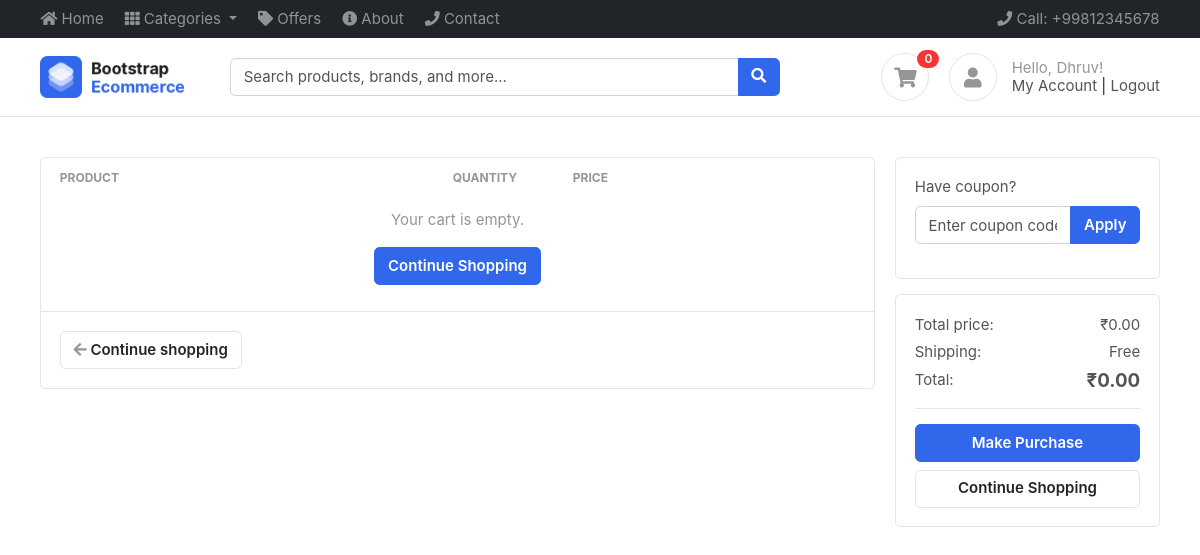
The app's page /cart/ (signed in), older data.
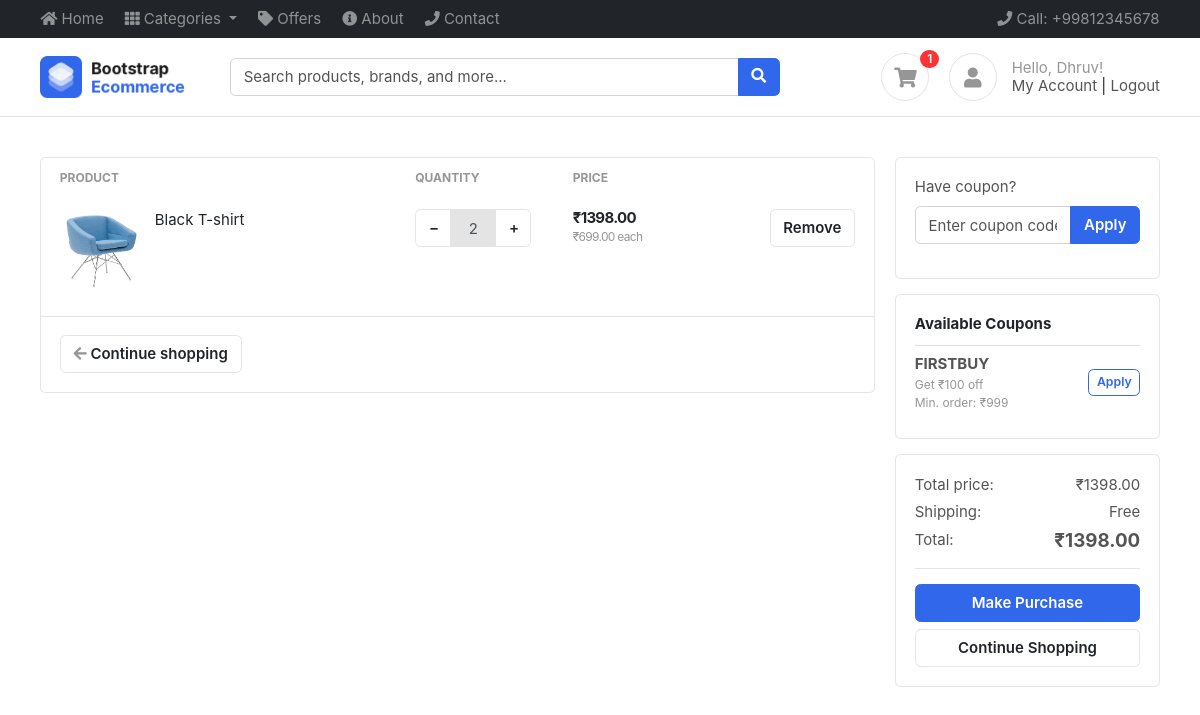
The same page, newer data.
### cart/models.py (models this page shows, shortened)
class Cart(BaseModel):
    user = models.ForeignKey(User, on_delete=models.CASCADE, null=True, blank=True, related_name="carts")
    is_paid = models.BooleanField(default=False)
    coupon = models.ForeignKey('Coupon', on_delete=models.SET_NULL, null=True, blank=True)
    def get_cart_total(self):
        cart_items = self.cart_items.all()
        total = 0
        for cart_item in cart_items:
            total += cart_item.get_product_price()
        return total
    def get_cart_total_after_discount(self):
        total = self.get_cart_total()
        if self.coupon and self.coupon.is_valid(total):
            discount = self.coupon.discount_price
            return max(0, total - discount)  # Ensure total doesn't go negative
        return total

class CartItems(BaseModel):
    cart = models.ForeignKey(Cart, on_delete=models.CASCADE, related_name="cart_items")
    product = models.ForeignKey(Product, on_delete=models.SET_NULL, null=True, blank=True)
    size_variant = models.ForeignKey(SizeVariant, on_delete=models.SET_NULL, null=True, blank=True)
    color_variant = models.ForeignKey(ColorVariant, on_delete=models.SET_NULL, null=True, blank=True)
    quantity = models.IntegerField(default=1)
    def get_product_price(self):
        if not self.product:
            return 0
        price = self.product.price
        if self.size_variant:
            price += self.size_variant.price
        if self.color_variant:
            price += self.color_variant.price
        return price * self.quantity

class Coupon(BaseModel):
    coupon_code = models.CharField(max_length=50, unique=True)
    is_expired = models.BooleanField(default=False)
    discount_price = models.IntegerField(default=0)
    minimum_amount = models.IntegerField(default=0)
    def is_valid(self, cart_total):
        if self.is_expired:
            return False
        if cart_total < self.minimum_amount:
            return False
        return True

### products/models.py (models this page shows, shortened)
class Product(BaseModel):
    product_name = models.CharField(max_length=255)
    slug = models.SlugField(unique=True, null=True, blank=True)
    category = models.ForeignKey(Category, on_delete=models.CASCADE, related_name="products")
    price = models.IntegerField()
    product_description = models.TextField()
    color_variant = models.ManyToManyField(ColorVariant, blank= True)
    size_variant = models.ManyToManyField(SizeVariant, blank= True)

class ProductImage(BaseModel):
    product = models.ForeignKey(Product, on_delete=models.CASCADE, related_name="product_images")
    image = models.ImageField(upload_to="product")
    color_variant = models.ForeignKey(ColorVariant, on_delete=models.SET_NULL, null=True, blank=True, related_name="product_images")

### cart/views.py (the view)
# urls.py: path('', cart_view, name='cart'),
def cart_view(request):
    cart = get_cart(request)
    cart_items = cart.cart_items.all()
    cart_total = cart.get_cart_total()
    all_coupons = Coupon.objects.filter(is_expired=False).order_by('-discount_price')
    applicable_coupons = [coupon for coupon in all_coupons if coupon.is_valid(cart_total)]
    context = {
        'cart': cart,
        'cart_items': cart_items,
        'all_coupons': all_coupons,
        'applicable_coupons': applicable_coupons,
    }
    return render(request, 'cart/cart.html', context)

### cart/context_processors.py (called while the page is built)
def cart_count(request):
    try:
        cart = get_cart(request)
        cart_count = cart.cart_items.count()
    except:
        cart_count = 0
    return {'cart_count': cart_count}

def categories(request):
    try:
        categories = Category.objects.all()[:10]
    except:
        categories = []
    return {'categories': categories}

### cart/views.py (called while the page is built, shortened)
def get_cart(request):
    if request.user.is_authenticated:
        cart, _ = Cart.objects.get_or_create(user=request.user, is_paid=False)
    return cart

### templates/cart/cart.html (shortened to what this page needs)
{% extends "base/base.html" %}
{% block start %}
<section class="section-content padding-y">
	<div class="container">
	<div class="row">
		<main class="col-md-9">
	<div class="card">
	<table class="table table-borderless table-shopping-cart">
	<thead class="text-muted">
	<tr class="small text-uppercase">
	  <th scope="col">Product</th>
	  <th scope="col" width="120">Quantity</th>
	  <th scope="col" width="120">Price</th>
	  <th scope="col" class="text-right" width="200"> </th>
	</tr>
	</thead>
	<tbody>
	{% if cart_items %}
		{% for cart_item in cart_items %}
		<tr>
			<td>
				<figure class="itemside">
					<div class="aside">
						{% if cart_item.product and cart_item.product.product_images.first %}
							<img src="/media/{{ cart_item.product.product_images.first.image }}" class="img-sm">
						{% else %}
							<img src="/media/images/items/1.jpg" class="img-sm">
						{% endif %}
					</div>
					<figcaption class="info">
						{% if cart_item.product %}
							<a href="{% url 'get_product' cart_item.product.slug %}" class="title text-dark">{{ cart_item.product.product_name }}</a>
						{% else %}
							<span class="title text-dark">Product no longer available</span>
						{% endif %}
					</figcaption>
				</figure>
			</td>
			<td>
				<div class="input-group input-spinner">
					<div class="input-group-prepend">
						<button class="btn btn-light" type="button" onclick="decreaseQuantity('{{ cart_item.uid }}')"> − </button>
					</div>
					<input type="text" class="form-control" id="quantity-{{ cart_item.uid }}" value="{{ cart_item.quantity }}" min="1" readonly>
					<div class="input-group-append">
						<button class="btn btn-light" type="button" onclick="increaseQuantity('{{ cart_item.uid }}')"> + </button>
					</div>
				</div>
			</td>
			<td>
				<div class="price-wrap">
					<var class="price" id="item-total-{{ cart_item.uid }}">₹{{ cart_item.get_product_price }}.00</var>
					{% if cart_item.product %}
						{% with base_price=cart_item.product.price %}
						{% with size_price=cart_item.size_variant.price|default:0 %}
						{% with color_price=cart_item.color_variant.price|default:0 %}
						{% with unit_price=base_price|add:size_price|add:color_price %}
						<small class="text-muted"> ₹{{ unit_price }}.00 each </small>
						{% endwith %}
						{% endwith %}
						{% endwith %}
						{% endwith %}
					{% endif %}
				</div>
			</td>
			<td class="text-right">
				<button type="button" class="btn btn-light" onclick="removeItem('{{ cart_item.uid }}', this)"> Remove</button>
			</td>
		</tr>
		{% endfor %}
	{% else %}
		<tr>
			<td colspan="4" class="text-center">
				<p class="text-muted">Your cart is empty.</p>
				<a href="/" class="btn btn-primary">Continue Shopping</a>
			</td>
		</tr>
	{% endif %}
	</tbody>
	</table>
	<div class="card-body border-top">
		<a href="/" class="btn btn-light"> <i class="fa fa-arrow-left"></i> Continue shopping </a>
	</div>
	</div>
		</main>
		<aside class="col-md-3">
			<div class="card mb-3">
				<div class="card-body">
					{% if cart.coupon %}
						<div class="alert alert-success">
							<strong>Coupon Applied:</strong> {{ cart.coupon.coupon_code }}<br>
							<small>You saved ₹{{ cart.get_discount_amount }}.00</small>
							<button type="button" class="btn btn-sm btn-link p-0 mt-1" onclick="removeCoupon()">Remove</button>
						</div>
					{% else %}
						<form id="coupon-form" onsubmit="applyCoupon(event)">
							<div class="form-group">
								<label>Have coupon?</label>
								<div class="input-group">
									<input type="text" class="form-control" id="coupon-code-input" name="coupon_code" placeholder="Enter coupon code" required>
									<span class="input-group-append">
										<button type="submit" class="btn btn-primary">Apply</button>
									</span>
								</div>
							</div>
						</form>
					{% endif %}
				</div>
			</div>
			{% if applicable_coupons %}
			<div class="card mb-3">
				<div class="card-body">
					<h6 class="card-title">Available Coupons</h6>
					<div class="list-group list-group-flush">
						{% for coupon in applicable_coupons %}
						<div class="list-group-item px-0 py-2">
							<div class="d-flex justify-content-between align-items-center">
								<div>
									<strong>{{ coupon.coupon_code }}</strong>
									<small class="d-block text-muted">Get ₹{{ coupon.discount_price }} off</small>
									<small class="d-block text-muted">Min. order: ₹{{ coupon.minimum_amount }}</small>
								</div>
								{% if not cart.coupon %}
								<button type="button" class="btn btn-sm btn-outline-primary" onclick="applyCouponCode('{{ coupon.coupon_code }}')">Apply</button>
								{% endif %}
							</div>
						</div>
						{% endfor %}
					</div>
				</div>
			</div>
			{% endif %}
			<div class="card">
				<div class="card-body">
						<dl class="dlist-align">
						  <dt>Total price:</dt>
						  <dd class="text-right" id="cart-total">₹{{ cart.get_cart_total }}.00</dd>
						</dl>
						<dl class="dlist-align">
						  <dt>Shipping:</dt>
						  <dd class="text-right">Free</dd>
						</dl>
						<dl class="dlist-align">
						  <dt>Total:</dt>
						  <dd class="text-right h5"><strong id="cart-total-final">₹{{ cart.get_cart_total_after_discount }}.00</strong></dd>
						</dl>
						<hr>
						<a href="{% url 'initiate_payment' %}" class="btn btn-primary btn-block"> Make Purchase </a>
						<a href="/" class="btn btn-light btn-block">Continue Shopping</a>
				</div>
			</div>
		</aside>
	</div>
	</div>
</section>
{% endblock %}

### templates/base/base.html (shortened to what this page needs)
<!DOCTYPE HTML>
<html lang="en">
<head>
<link href="/media/css/bootstrap.css" rel="stylesheet" type="text/css"/>
<link href="/media/fonts/fontawesome/css/all.min.css" type="text/css" rel="stylesheet">
<link href="/media/css/ui.css" rel="stylesheet" type="text/css"/>
<link href="/media/css/responsive.css" rel="stylesheet" />
</head>
<body>
	<header class="section-header">
		<nav class="navbar navbar-dark navbar-expand p-0 bg-dark">
		<div class="container">
			<ul class="navbar-nav d-none d-md-flex mr-auto">
				<li class="nav-item"><a class="nav-link" href="{% url 'index' %}"><i class="fa fa-home"></i> Home</a></li>
				<li class="nav-item dropdown">
					<a class="nav-link dropdown-toggle" href="#" id="categoriesDropdown" role="button" data-toggle="dropdown" aria-haspopup="true" aria-expanded="false">
						<i class="fa fa-th"></i> Categories
					</a>
				</li>
				<li class="nav-item"><a class="nav-link" href="{% url 'index' %}"><i class="fa fa-tag"></i> Offers</a></li>
				<li class="nav-item"><a class="nav-link" href="{% url 'index' %}"><i class="fa fa-info-circle"></i> About</a></li>
				<li class="nav-item"><a class="nav-link" href="{% url 'index' %}"><i class="fa fa-phone"></i> Contact</a></li>
			</ul>
			<ul class="navbar-nav">
				<li class="nav-item"><a href="tel:+99812345678" class="nav-link"><i class="fa fa-phone"></i> Call: +99812345678 </a></li>
			</ul>
		  </div>
		</nav>
		<section class="header-main border-bottom">
			<div class="container">
		<div class="row align-items-center">
			<div class="col-lg-2 col-4">
				<div class="brand-wrap">
					<a href="{% url 'index' %}"><img class="logo" src="/media/images/logo.png" alt="Logo"></a>
				</div>
			</div>
			<div class="col-lg-6 col-sm-12">
				<form action="{% url 'search' %}" method="GET" class="search">
					<div class="input-group w-100">
						<input type="text" name="q" class="form-control" placeholder="Search products, brands, and more..." value="{{ request.GET.q }}">
						<div class="input-group-append">
						  <button class="btn btn-primary" type="submit">
							<i class="fa fa-search"></i>
						  </button>
						</div>
					</div>
				</form>
			</div>
			<div class="col-lg-4 col-sm-6 col-8">
				<div class="widgets-wrap float-md-right">
					<div class="widget-header mr-3">
						<a href="{% url 'cart' %}" class="icon icon-sm rounded-circle border" title="Cart">
							<i class="fa fa-shopping-cart"></i>
						</a>
						<span class="badge badge-pill badge-danger notify" id="cart-count">{{ cart_count|default:0 }}</span>
					</div>
					<div class="widget-header icontext">
						{% if user.is_authenticated %}
							<a href="{% url 'account' %}" class="icon icon-sm rounded-circle border" title="Account">
								<i class="fa fa-user"></i>
							</a>
							<div class="text">
								<span class="text-muted">Hello, {{ user.first_name|default:user.username }}!</span>
								<div>
									<a href="{% url 'account' %}">My Account</a> |
									<a href="{% url 'logout' %}">Logout</a>
								</div>
							</div>
						{% endif %}
					</div>
				</div>
			</div>
		</div>
			</div>
		</section>
		</header>
		{% block start %}
		{% endblock %}
</body>
</html>

### public/static/css/ui.css (style rules this page uses)
html { font-family: 'Inter', sans-serif; font-size: 15px; }
.price-wrap { letter-spacing: -0.7px; }
.icon-xs, .icon-sm, .icon-md, .icon-lg { display: inline-block; text-align: center; flex-shrink: 0; flex-grow: 0; }
.icon-sm { width: 48px; height: 48px; line-height: 48px; font-size: 20px; }
.img-xs, .img-sm, .img-md, .img-lg { object-fit: cover; flex-shrink: 0; flex-grow: 0; }
.img-sm { width: 80px; height: 80px; }
.padding-y { padding-top: 40px; padding-bottom: 40px; }
var { font-style: normal; }
figure { margin-bottom: 0; }
article:after, .form-group:after { display: block; clear: both; content: ""; }
.card .title { color: #212529; }
.card .card-title { color: #212529; }
.header-main { position: relative; padding-top: 1rem; padding-bottom: 1rem; }
.brand-wrap .logo, .navbar-brand .logo { margin-right: 7px; max-height: 42px; display: inline-block; }
.widget-header { display: inline-block; vertical-align: middle; position: relative; }
.widget-header a { color: #545454; }
.widget-header i { color: #969696; }
.widget-header .notify { position: absolute; top: -3px; right: -10px; }
.btn-light { background-color: #fff; border-color: #e4e4e4; }
.btn-light i { color: #969696; }
.itemside { position: relative; display: flex; width: 100%; }
.itemside .aside { position: relative; flex-shrink: 0; }
.itemside .info { padding-left: 15px; padding-right: 7px; }
.itemside .title { display: block; margin-bottom: 5px; color: #212529; }
[class*="dlist-"] { margin-bottom: 5px; }
[class*="dlist-"] dd { margin-bottom: 0; }
.dlist-align { display: flex; }
.dlist-align dt { width: 120px; word-wrap: break-word; font-weight: normal; }
.dlist-align dd { flex-grow: 1; }
.icontext { display: inline-flex; align-items: center; vertical-align: middle; }
.icontext .text { width: 100%; line-height: 1.2; color: #212529; }
.icontext .icon { position: relative; margin-right: 15px; flex-shrink: 0; flex-grow: 0; }
.notify { position: absolute; top: -4px; right: -10px; display: inline-block; padding: .25em .6em; font-size: 12px; line-height: 1; text-align: center; border-radius: 3rem; color: #fff; background-color: #fa3434; }
.price { font-weight: 600; color: #212529; }
.input-spinner { width: 120px; flex-wrap: nowrap; display: inline-flex; }
.input-spinner input.form-control { text-align: center; max-width: 46px; flex-basis: 46px; border-color: #e4e4e4; flex-grow: 0; }
.input-spinner .btn { width: 36px; text-align: center; }
.table-shopping-cart.table td, .table-shopping-cart.table th { padding-left: 1.25rem; padding-right: 1.25rem; }
.table-shopping-cart .price-wrap { line-height: 1.2; }
.table-shopping-cart .price { font-weight: bold; margin-right: 5px; display: block; }

Row changes from the older to the newer data that the page shows:
added CartItems: product.product_images.first.image (picture), product.product_name "Black T-shirt", quantity "2", get_product_price "1398", unit_price "699"
added Coupon: coupon_code "FIRSTBUY", discount_price "100", minimum_amount "999"
changed Cart: get_cart_total "0" → "1398"; get_cart_total_after_discount "0" → "1398"
Text that changed along with them:
{{ cart_count|default:0 }}: "0" → "1"
text no longer shown: "Your cart is empty. Continue Shopping"
text now shown: "Available Coupons"
